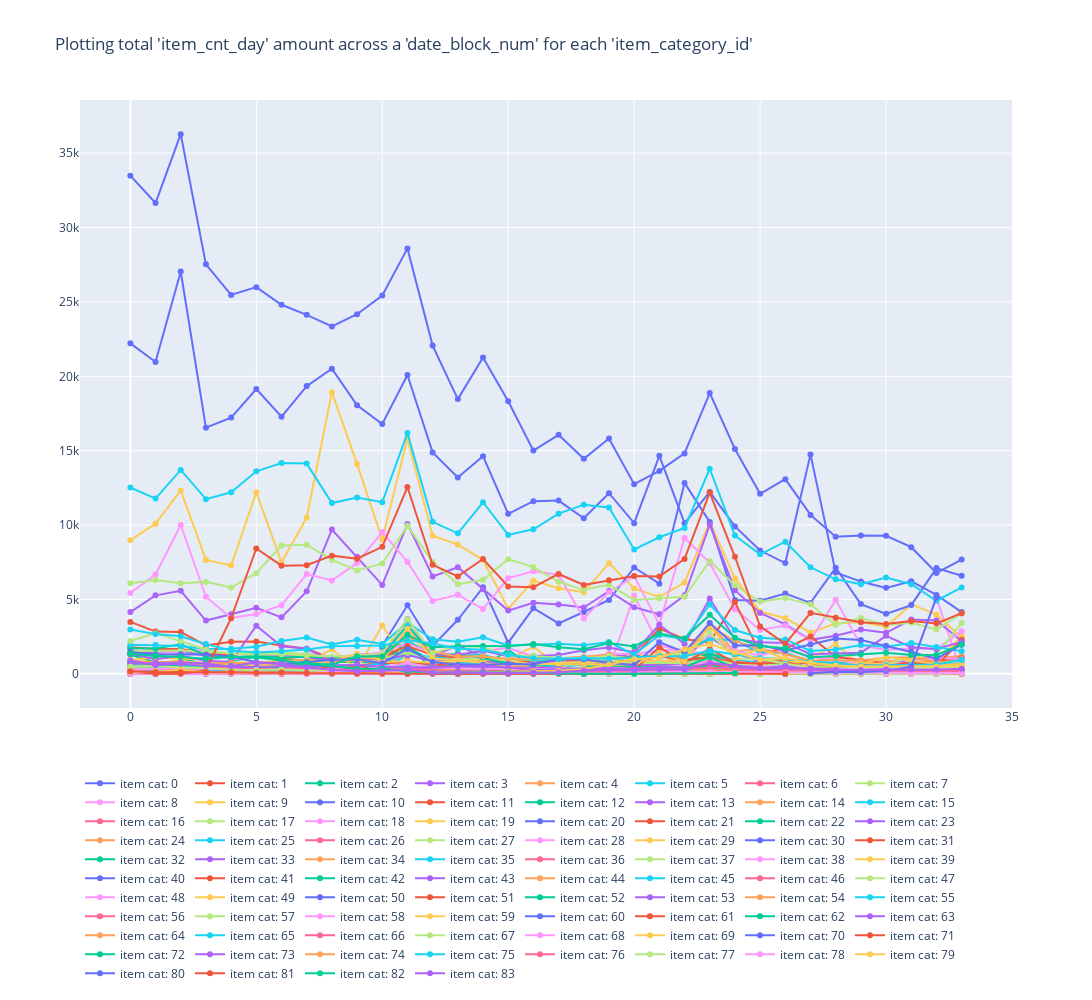

Source (notebook cell):
### Markdown cell above
### Plotting `item_cnt_day` vs `date_block_num` for each `item_category_id`

### Code cell
grouped_sales_train = pd.DataFrame(train.groupby(['item_category_id', 'date_block_num'])['item_cnt_day'].sum().reset_index())
fig = go.Figure()
for item_cat in grouped_sales_train['item_category_id'].unique():
        data = grouped_sales_train[grouped_sales_train['item_category_id'] == item_cat]
        fig.add_trace(go.Scatter(x=data['date_block_num'], y=data['item_cnt_day'],
                    mode='lines+markers',
                    name='item cat: '+ str(item_cat)))
fig.update_layout(legend_orientation="h", width=1600, height=1000, title="Plotting total 'item_cnt_day' amount across a 'date_block_num' for each 'item_category_id'")
fig.show()

### Figure 1 — Plotly figure (JSON) as saved in the notebook; plotly's stock layout.template omitted (floating-point values rounded to 4 significant figures)
{"data": [{"mode": "lines+markers", "name": "item cat: 0", "type": "scatter", "x": [0, 1, 3], "y": [1, 1, 1]}, {"mode": "lines+markers", "name": "item cat: 1", "type": "scatter", "x": [0, 1], "y": [1, 1]}, {"mode": "lines+markers", "name": "item cat: 2", "type": "scatter", "x": [0, 1, 2, 3, 4, 5, 6, 7, 8, 9, 10, 11, 12, 13, 14, 15, 16, 17, 18, 19, 20, 21, 22, 23, 24, 25, 26, 27, 28, 29, 30, 31, 32, 33], "y": [1390, 1190, 1025, 646, 596, 667, 618, 674, 792, 790, 759, 2192, 1339, 742, 645, 508, 444, 487, 351, 342, 355, 372, 357, 573, 370, 307, 229, 170, 146, 104, 114, 132, 89, 82]}, {"mode": "lines+markers", "name": "item cat: 3", "type": "scatter", "x": [0, 1, 2, 3, 4, 5, 6, 7, 8, 9, 10, 11, 12, 13, 14, 15, 16, 17, 18, 19, 20, 21, 22, 23, 24, 25, 26, 27, 28, 29, 30, 31, 32, 33], "y": [440, 302, 293, 202, 146, 150, 233, 300, 383, 391, 744, 3004, 1180, 1909, 1140, 669, 716, 855, 873, 1182, 1282, 1123, 1127, 2459, 1398, 834, 773, 746, 667, 559, 603, 975, 1090, 1059]}, {"mode": "lines+markers", "name": "item cat: 4", "type": "scatter", "x": [0, 1, 2, 3, 4, 5, 6, 7, 8, 9, 10, 11, 12, 13, 14, 15, 16, 17, 18, 19, 20, 21, 22, 23, 24, 25, 26, 27, 28, 29, 31], "y": [251, 220, 226, 160, 175, 176, 179, 140, 86, 89, 83, 112, 96, 46, 58, 35, 43, 54, 46, 35, 21, 27, 9, 20, 10, 2, 2, 2, 2, 1, 1]}, {"mode": "lines+markers", "name": "item cat: 5", "type": "scatter", "x": [0, 1, 2, 3, 4, 5, 6, 7, 8, 9, 10, 11, 12, 13, 14, 15, 16, 17, 18, 19, 20, 21, 22, 23, 24, 25, 26, 27, 28, 29, 30, 31, 32, 33], "y": [623, 358, 354, 275, 281, 329, 355, 299, 289, 257, 255, 650, 279, 245, 257, 183, 195, 174, 199, 201, 156, 121, 121, 276, 178, 85, 88, 67, 44, 51, 48, 45, 31, 44]}, {"mode": "lines+markers", "name": "item cat: 6", "type": "scatter", "x": [0, 1, 2, 3, 4, 5, 6, 7, 8, 9, 10, 11, 12, 13, 14, 15, 16, 17, 18, 19, 20, 21, 22, 23, 24, 25, 26, 27, 28, 29, 30, 31, 32, 33], "y": [870, 668, 646, 465, 441, 502, 622, 637, 729, 1016, 687, 1391, 1006, 722, 678, 507, 584, 700, 617, 661, 652, 642, 598, 1139, 700, 400, 334, 266, 274, 319, 243, 277, 237, 242]}, {"mode": "lines+markers", "name": "item cat: 7", "type": "scatter", "x": [20, 21, 22, 23, 24, 25, 26, 27, 28, 29, 30, 31, 32, 33], "y": [214, 402, 304, 1677, 639, 220, 269, 244, 217, 238, 178, 307, 244, 205]}, {"mode": "lines+markers", "name": "item cat: 8", "type": "scatter", "x": [18, 19, 20, 21, 27, 28, 29, 30, 31, 32, 33], "y": [116, 335, 5263, 1873, 45, 147, 117, 193, 483, 5128, -1]}, {"mode": "lines+markers", "name": "item cat: 9", "type": "scatter", "x": [0, 1, 2, 3, 4, 5, 6, 7, 8, 9, 10, 11, 12, 13, 14, 15, 16, 17, 18, 19, 20, 21, 22, 23, 24, 25, 26, 27, 28, 29, 30, 31, 32, 33], "y": [149, 159, 211, 138, 95, 124, 83, 124, 141, 253, 976, 362, 158, 419, 772, 399, 552, 192, 208, 200, 416, 356, 1398, 1129, 467, 480, 492, 1003, 2005, 528, 513, 276, 816, 2524]}, {"mode": "lines+markers", "name": "item cat: 10", "type": "scatter", "x": [3], "y": [1]}, {"mode": "lines+markers", "name": "item cat: 11", "type": "scatter", "x": [0, 1, 2, 3, 4, 5, 6, 7, 8, 9, 10, 11, 12, 13, 14, 15, 16, 17, 18, 19, 20, 21, 22, 23, 24, 25, 26, 27, 28, 29, 30, 31, 32, 33], "y": [375, 236, 249, 200, 150, 256, 293, 302, 450, 356, 215, 880, 487, 262, 238, 154, 133, 147, 119, 111, 78, 72, 91, 214, 95, 68, 42, 37, 29, 24, 19, 9, 6, 6]}, {"mode": "lines+markers", "name": "item cat: 12", "type": "scatter", "x": [10, 11, 12, 13, 14, 15, 16, 17, 18, 19, 20, 21, 22, 23, 24, 25, 26, 27, 28, 29, 30, 31, 32, 33], "y": [1764, 2002, 283, 1359, 654, 370, 341, 396, 394, 716, 514, 446, 754, 1422, 450, 226, 191, 87, 136, 185, 73, 124, 174, 169]}, {"mode": "lines+markers", "name": "item cat: 13", "type": "scatter", "x": [0, 1, 2, 3, 4, 5, 6, 7, 8, 9, 11, 14, 16, 17, 18], "y": [84, 80, 76, 34, 31, 27, 9, 5, 3, 2, 2, 1, 1, 1, 1]}, {"mode": "lines+markers", "name": "item cat: 14", "type": "scatter", "x": [0, 1, 2, 3, 4, 5, 6, 7, 8, 9, 10, 11, 12, 13, 14, 15, 16, 17, 18, 19, 20, 21, 22, 23, 24, 25, 26, 27, 28, 29, 30, 31, 32, 33], "y": [143, 107, 102, 61, 82, 92, 107, 100, 99, 96, 93, 447, 128, 91, 124, 117, 95, 77, 84, 95, 77, 72, 56, 301, 64, 51, 43, 24, 12, 6, 10, 2, 1, 3]}, {"mode": "lines+markers", "name": "item cat: 15", "type": "scatter", "x": [0, 1, 2, 3, 4, 5, 6, 7, 8, 9, 10, 11, 12, 13, 14, 15, 16, 17, 18, 19, 20, 21, 22, 23, 24, 25, 26, 27, 28, 29, 30, 31, 32, 33], "y": [268, 222, 198, 136, 123, 183, 178, 199, 249, 330, 267, 603, 339, 218, 156, 112, 156, 175, 153, 140, 132, 137, 142, 479, 248, 61, 52, 30, 43, 51, 46, 51, 60, 43]}, {"mode": "lines+markers", "name": "item cat: 16", "type": "scatter", "x": [18, 19, 20, 21, 22, 23, 24, 25, 26, 27, 28, 29, 30, 31, 32, 33], "y": [77, 120, 453, 192, 155, 1006, 293, 42, 72, 45, 56, 66, 43, 71, 70, 66]}, {"mode": "lines+markers", "name": "item cat: 17", "type": "scatter", "x": [11, 12, 13, 14, 15, 16, 17, 18, 19, 20, 21, 22, 23, 24, 25], "y": [68, 32, 36, 23, 12, 17, 20, 24, 26, 9, 14, 8, 3, 2, 1]}, {"mode": "lines+markers", "name": "item cat: 18", "type": "scatter", "x": [0, 1, 2, 6, 7, 27], "y": [3, 1, 2, 1, 1, 3]}, {"mode": "lines+markers", "name": "item cat: 19", "type": "scatter", "x": [0, 1, 2, 3, 4, 5, 6, 7, 8, 9, 10, 11, 12, 13, 14, 15, 16, 17, 18, 19, 20, 21, 22, 23, 24, 25, 26, 27, 28, 29, 30, 31, 32, 33], "y": [8983, 10095, 12327, 7656, 7280, 12206, 7497, 10488, 18932, 14113, 9030, 15818, 9282, 8687, 7665, 4369, 6260, 5752, 5491, 7439, 5736, 5173, 6134, 10210, 6413, 4189, 3737, 2779, 3392, 3487, 3178, 4667, 3979, 2443]}, {"mode": "lines+markers", "name": "item cat: 20", "type": "scatter", "x": [10, 11, 12, 13, 14, 15, 16, 17, 18, 19, 20, 21, 22, 23, 24, 25, 26, 27, 28, 29, 30, 31, 32, 33], "y": [1885, 4608, 1880, 3631, 5815, 2093, 4420, 3391, 4158, 4964, 7147, 6063, 12834, 10205, 4969, 4915, 5399, 4768, 7130, 4687, 4034, 4620, 7107, 6596]}, {"mode": "lines+markers", "name": "item cat: 21", "type": "scatter", "x": [0, 1, 2, 3, 4, 5, 6, 7, 8, 9, 10, 11, 12, 13, 14, 15, 16, 17, 18, 19, 20, 21, 22, 23, 24, 25, 26, 27, 28, 29, 30, 31, 32, 33], "y": [3492, 2838, 2820, 1908, 2152, 2179, 1898, 1682, 1031, 1005, 1015, 1674, 882, 629, 664, 483, 679, 847, 618, 564, 322, 388, 404, 701, 394, 325, 281, 170, 203, 208, 217, 201, 94, 98]}, {"mode": "lines+markers", "name": "item cat: 22", "type": "scatter", "x": [0, 1, 2, 3, 4, 5, 6, 7, 8, 9, 10, 11, 12, 13, 14, 15, 16, 17, 18, 19, 20, 21, 22, 23, 24, 25, 26, 27, 28, 29, 30, 31, 32, 33], "y": [1286, 788, 762, 560, 857, 1147, 983, 840, 1044, 821, 823, 1783, 878, 577, 655, 545, 748, 888, 851, 763, 450, 452, 451, 1376, 883, 603, 527, 354, 427, 536, 428, 414, 321, 302]}, {"mode": "lines+markers", "name": "item cat: 23", "type": "scatter", "x": [0, 1, 2, 3, 4, 5, 6, 7, 8, 9, 10, 11, 12, 13, 14, 15, 16, 17, 18, 19, 20, 21, 22, 23, 24, 25, 26, 27, 28, 29, 30, 31, 32, 33], "y": [4150, 5275, 5584, 3581, 4005, 4437, 3797, 5544, 9698, 7872, 5978, 10076, 6545, 7167, 5679, 4249, 4773, 4655, 4460, 5562, 4482, 4001, 5275, 10032, 5620, 4090, 3321, 2285, 2565, 2984, 2759, 3650, 3590, 2203]}, {"mode": "lines+markers", "name": "item cat: 24", "type": "scatter", "x": [20, 21, 22, 23, 24, 25, 26, 27, 28, 29, 30, 31, 32, 33], "y": [332, 740, 1078, 3307, 1497, 1692, 1356, 749, 1173, 877, 809, 1011, 1068, 1197]}, {"mode": "lines+markers", "name": "item cat: 25", "type": "scatter", "x": [0, 1, 2, 3, 4, 5, 6, 7, 8, 9, 10, 11, 12, 13, 14, 15, 16, 17, 18, 19, 20, 21, 22, 23, 24, 25, 26, 27, 28, 29, 30, 31, 32, 33], "y": [641, 475, 554, 538, 627, 602, 551, 718, 618, 480, 470, 1234, 1148, 749, 730, 849, 635, 460, 377, 435, 335, 294, 380, 1077, 885, 776, 575, 518, 394, 291, 256, 339, 258, 269]}, {"mode": "lines+markers", "name": "item cat: 26", "type": "scatter", "x": [23, 24, 25, 26, 27, 28, 29, 30, 31, 32, 33], "y": [5, 1, 4, 4, 3, 15, 26, 6, 9, 32, 9]}, {"mode": "lines+markers", "name": "item cat: 27", "type": "scatter", "x": [23, 24, 28, 31, 33], "y": [2, 3, 1, 1, 1]}, {"mode": "lines+markers", "name": "item cat: 28", "type": "scatter", "x": [0, 1, 2, 3, 4, 5, 6, 7, 8, 9, 10, 11, 12, 13, 14, 15, 16, 17, 18, 19, 20, 21, 22, 23, 24, 25, 26, 27, 28, 29, 30, 31, 32, 33], "y": [5435, 6676, 10003, 5183, 3750, 4022, 4616, 6705, 6275, 7456, 9529, 7523, 4901, 5310, 4355, 6433, 6900, 6664, 3716, 5486, 6563, 3309, 9130, 7457, 4348, 2953, 3244, 2255, 4973, 1919, 1609, 1722, 1677, 2857]}, {"mode": "lines+markers", "name": "item cat: 29", "type": "scatter", "x": [0, 1, 2, 3, 4, 5, 6, 7, 8, 9, 10, 11, 12, 13, 14, 15, 16, 17, 18, 19, 20, 21, 22, 23, 24, 25, 26, 27, 28, 29, 30, 31, 32, 33], "y": [308, 600, 982, 230, 738, 769, 368, 785, 1648, 328, 3245, 716, 237, 166, 461, 975, 1828, 525, 204, 264, 1533, 611, 1569, 945, 234, 119, 202, 291, 835, 152, 108, 36, 319, 165]}, {"mode": "lines+markers", "name": "item cat: 30", "type": "scatter", "x": [0, 1, 2, 3, 4, 5, 6, 7, 8, 9, 10, 11, 12, 13, 14, 15, 16, 17, 18, 19, 20, 21, 22, 23, 24, 25, 26, 27, 28, 29, 30, 31, 32, 33], "y": [22216, 20966, 27045, 16548, 17223, 19146, 17285, 19340, 20513, 18049, 16794, 20088, 14883, 13204, 14632, 10755, 11604, 11645, 10456, 12142, 10130, 14655, 10125, 12226, 9912, 8288, 7445, 14751, 6817, 6202, 5780, 6222, 5303, 4150]}, {"mode": "lines+markers", "name": "item cat: 31", "type": "scatter", "x": [4, 5, 6, 7, 8, 9, 10, 11, 12, 13, 14, 15, 16, 17, 18, 19, 20, 21, 22, 23, 24, 25, 26, 27, 28, 29, 30, 31, 32, 33], "y": [687, 523, 602, 544, 489, 552, 708, 796, 671, 506, 588, 621, 729, 850, 834, 967, 1202, 3035, 2346, 2101, 4824, 1394, 1679, 2506, 1138, 892, 688, 724, 856, 1056]}, {"mode": "lines+markers", "name": "item cat: 32", "type": "scatter", "x": [7, 8, 9, 10, 11, 12, 13, 14, 15, 16, 17, 18, 19, 20, 21, 22], "y": [85, 293, 355, 341, 725, 429, 530, 431, 1627, 353, 395, 357, 422, 433, 376, 276]}, {"mode": "lines+markers", "name": "item cat: 33", "type": "scatter", "x": [0, 1, 2, 3, 4, 5, 6, 7, 8, 9, 10, 11, 12, 13, 14, 15, 16, 17, 18, 19, 20, 21, 22, 23, 24, 25, 26, 27, 28, 29, 30, 31, 32, 33], "y": [291, 405, 343, 295, 238, 411, 337, 334, 299, 367, 313, 412, 323, 323, 400, 411, 394, 419, 274, 216, 99, 70, 29, 90, 34, 153, 176, 150, 168, 161, 166, 167, 154, 172]}, {"mode": "lines+markers", "name": "item cat: 34", "type": "scatter", "x": [18, 19, 20, 21, 22, 23, 24, 25, 26, 27, 28, 29, 30, 31, 32, 33], "y": [20, 225, 337, 476, 595, 925, 870, 559, 476, 313, 347, 358, 256, 280, 293, 265]}, {"mode": "lines+markers", "name": "item cat: 35", "type": "scatter", "x": [0, 1, 2, 3, 4, 5, 6, 7, 8, 9, 10, 11, 12, 13, 14, 15, 16, 17, 18, 19, 20, 21, 22, 23, 24, 25, 26, 27, 28, 29, 30, 31, 32, 33], "y": [422, 386, 592, 505, 528, 514, 458, 556, 629, 435, 729, 1431, 1019, 1295, 1301, 751, 902, 912, 743, 982, 1105, 1204, 1575, 2324, 2279, 1383, 1435, 824, 737, 651, 568, 712, 672, 685]}, {"mode": "lines+markers", "name": "item cat: 36", "type": "scatter", "x": [31, 32, 33], "y": [5, 9, 8]}, {"mode": "lines+markers", "name": "item cat: 37", "type": "scatter", "x": [0, 1, 2, 3, 4, 5, 6, 7, 8, 9, 10, 11, 12, 13, 14, 15, 16, 17, 18, 19, 20, 21, 22, 23, 24, 25, 26, 27, 28, 29, 30, 31, 32, 33], "y": [6094, 6307, 6088, 6181, 5802, 6763, 8623, 8680, 7659, 6950, 7420, 9959, 7511, 6019, 6322, 7704, 7177, 6189, 5647, 5992, 4971, 5074, 5185, 7582, 5959, 4847, 5098, 4670, 3288, 3756, 3291, 3426, 2989, 4061]}, {"mode": "lines+markers", "name": "item cat: 38", "type": "scatter", "x": [0, 1, 2, 3, 4, 5, 6, 7, 8, 9, 10, 11, 12, 13, 14, 15, 16, 17, 18, 19, 20, 21, 22, 23, 24, 25, 26, 27, 28, 29, 30, 31, 32, 33], "y": [1630, 1375, 1490, 1612, 954, 1195, 1236, 1384, 1129, 1241, 1449, 2052, 1410, 1238, 1531, 1755, 1145, 1011, 1106, 1342, 1328, 1578, 1589, 2629, 1545, 1232, 1622, 1148, 926, 640, 702, 723, 1102, 983]}, {"mode": "lines+markers", "name": "item cat: 39", "type": "scatter", "x": [8, 9, 10, 11, 12, 13, 14, 15, 16, 17, 18, 19, 20, 21, 22, 23, 24, 25, 27, 29], "y": [20, 24, 16, 23, 14, 19, 16, 212, 93, 64, 32, 33, 23, 29, 15, 8, 2, 1, 1, 1]}, {"mode": "lines+markers", "name": "item cat: 40", "type": "scatter", "x": [0, 1, 2, 3, 4, 5, 6, 7, 8, 9, 10, 11, 12, 13, 14, 15, 16, 17, 18, 19, 20, 21, 22, 23, 24, 25, 26, 27, 28, 29, 30, 31, 32, 33], "y": [33489, 31649, 36277, 27525, 25470, 25992, 24806, 24130, 23348, 24173, 25433, 28598, 22065, 18467, 21266, 18320, 15005, 16064, 14452, 15821, 12748, 13639, 14815, 18876, 15109, 12100, 13084, 10683, 9208, 9304, 9283, 8513, 6779, 7680]}, {"mode": "lines+markers", "name": "item cat: 41", "type": "scatter", "x": [0, 1, 2, 3, 4, 5, 6, 7, 8, 9, 10, 11, 12, 13, 14, 15, 16, 17, 18, 19, 20, 21, 22, 23, 24, 25, 26, 27, 28, 29, 30, 31, 32, 33], "y": [1789, 1670, 1667, 1390, 1282, 1430, 1045, 1169, 996, 1109, 1191, 1864, 1257, 1098, 779, 948, 765, 725, 1105, 953, 750, 1178, 935, 1094, 758, 733, 898, 658, 518, 454, 500, 435, 358, 309]}, {"mode": "lines+markers", "name": "item cat: 42", "type": "scatter", "x": [27, 28, 29, 30, 31, 32, 33], "y": [26, 754, 564, 474, 493, 710, 934]}, {"mode": "lines+markers", "name": "item cat: 43", "type": "scatter", "x": [0, 1, 2, 3, 4, 5, 6, 7, 8, 9, 10, 11, 12, 13, 14, 15, 16, 17, 18, 19, 20, 21, 22, 23, 24, 25, 26, 27, 28, 29, 30, 31, 32, 33], "y": [1352, 1508, 1561, 1206, 1105, 1192, 1270, 1116, 886, 986, 969, 1264, 853, 860, 831, 725, 731, 809, 803, 690, 552, 615, 614, 740, 500, 511, 449, 400, 304, 294, 287, 189, 188, 235]}, {"mode": "lines+markers", "name": "item cat: 44", "type": "scatter", "x": [4, 5, 6, 7, 8, 9, 10, 11, 12, 13, 14, 15, 16, 17, 18, 19, 20, 21, 22, 23, 24, 25, 26, 27, 28, 29, 30, 31, 32, 33], "y": [2, 4, 6, 4, 2, 15, 2, 2, 5, 6, 16, 4, 6, 5, 6, 2, 7, 3, 8, 4, 24, 6, 5, 10, 13, 11, 14, 10, 18, 32]}, {"mode": "lines+markers", "name": "item cat: 45", "type": "scatter", "x": [0, 1, 2, 3, 4, 5, 6, 7, 8, 9, 10, 11, 12, 13, 14, 15, 16, 17, 18, 19, 20, 21, 22, 23, 24, 25, 26, 27, 28, 29, 30, 31, 32, 33], "y": [333, 338, 323, 251, 178, 199, 226, 208, 147, 211, 185, 232, 151, 178, 148, 144, 129, 129, 128, 96, 121, 97, 136, 112, 112, 120, 113, 84, 60, 55, 78, 69, 69, 76]}, {"mode": "lines+markers", "name": "item cat: 46", "type": "scatter", "x": [0, 1, 4, 6, 10, 17, 18, 21, 23, 24], "y": [1, 1, 2, 3, 1, 1, 1, 2, 1, 2]}, {"mode": "lines+markers", "name": "item cat: 47", "type": "scatter", "x": [26, 27, 28, 29, 30, 31, 32, 33], "y": [18, 116, 86, 182, 630, 1136, 1287, 3421]}, {"mode": "lines+markers", "name": "item cat: 48", "type": "scatter", "x": [1, 4, 9, 10], "y": [3, 1, 1, 1]}, {"mode": "lines+markers", "name": "item cat: 49", "type": "scatter", "x": [0, 1, 2, 3, 4, 5, 6, 7, 8, 9, 10, 11, 12, 13, 14, 15, 16, 17, 18, 19, 20, 21, 22, 23, 24, 25, 26, 27, 28, 29, 30, 31, 32, 33], "y": [939, 1097, 1039, 956, 672, 687, 753, 685, 800, 917, 793, 850, 744, 861, 958, 914, 617, 746, 793, 742, 782, 903, 760, 786, 659, 724, 818, 801, 536, 699, 669, 571, 580, 639]}, {"mode": "lines+markers", "name": "item cat: 50", "type": "scatter", "x": [26], "y": [3]}, {"mode": "lines+markers", "name": "item cat: 51", "type": "scatter", "x": [18], "y": [1]}, {"mode": "lines+markers", "name": "item cat: 52", "type": "scatter", "x": [4], "y": [3]}, {"mode": "lines+markers", "name": "item cat: 53", "type": "scatter", "x": [9, 11, 13], "y": [1, 1, 1]}, {"mode": "lines+markers", "name": "item cat: 54", "type": "scatter", "x": [4, 5, 6, 7, 8, 9, 10, 11, 12, 13, 14, 15, 16, 17, 18, 19, 20, 21, 22, 23, 24, 25, 26, 27, 28, 29, 30, 31, 32, 33], "y": [31, 21, 32, 30, 51, 126, 142, 298, 210, 336, 288, 376, 256, 240, 264, 215, 289, 300, 305, 232, 282, 281, 325, 283, 240, 292, 276, 264, 271, 350]}, {"mode": "lines+markers", "name": "item cat: 55", "type": "scatter", "x": [0, 1, 2, 3, 4, 5, 6, 7, 8, 9, 10, 11, 12, 13, 14, 15, 16, 17, 18, 19, 20, 21, 22, 23, 24, 25, 26, 27, 28, 29, 30, 31, 32, 33], "y": [12527, 11782, 13705, 11739, 12208, 13616, 14168, 14131, 11480, 11852, 11541, 16186, 10216, 9442, 11533, 9336, 9714, 10769, 11371, 11180, 8364, 9179, 9809, 13786, 9291, 8036, 8881, 7162, 6353, 6017, 6474, 6022, 4913, 5808]}, {"mode": "lines+markers", "name": "item cat: 56", "type": "scatter", "x": [0, 1, 2, 3, 4, 5, 6, 7, 8, 9, 10, 11, 12, 13, 14, 15, 16, 17, 18, 19, 20, 21, 22, 23, 24, 25, 26, 27, 28, 29, 30, 31, 32, 33], "y": [268, 296, 296, 334, 255, 327, 320, 260, 232, 212, 246, 317, 189, 170, 189, 125, 153, 187, 176, 133, 139, 131, 484, 860, 253, 227, 205, 147, 85, 309, 162, 103, 312, 179]}, {"mode": "lines+markers", "name": "item cat: 57", "type": "scatter", "x": [0, 1, 2, 3, 4, 5, 6, 7, 8, 9, 10, 11, 12, 13, 14, 15, 16, 17, 18, 19, 20, 21, 22, 23, 24, 25, 26, 27, 28, 29, 30, 31, 32, 33], "y": [1539, 1540, 1564, 1446, 1393, 1400, 1445, 1316, 1124, 1080, 1054, 1425, 984, 960, 1071, 937, 978, 1025, 1013, 971, 702, 767, 697, 1003, 680, 628, 608, 512, 428, 443, 577, 531, 478, 364]}, {"mode": "lines+markers", "name": "item cat: 58", "type": "scatter", "x": [0, 1, 2, 3, 4, 5, 6, 7, 8, 9, 10, 11, 12, 13, 14, 15, 16, 17, 18, 19, 20, 21, 22, 23, 24, 25, 26, 27, 28, 29, 30, 31, 32, 33], "y": [287, 333, 377, 308, 345, 269, 356, 284, 320, 374, 444, 707, 451, 382, 326, 379, 303, 365, 362, 375, 437, 402, 583, 805, 533, 473, 506, 389, 299, 364, 378, 284, 380, 451]}, {"mode": "lines+markers", "name": "item cat: 59", "type": "scatter", "x": [0, 1, 2, 3, 4, 5, 6, 7, 8, 9, 10, 11, 12, 13, 14, 15, 16, 17, 18, 20, 21, 23, 24], "y": [701, 745, 850, 760, 622, 548, 510, 399, 296, 251, 248, 284, 141, 74, 47, 43, 47, 21, 17, 2, 2, 2, 1]}, {"mode": "lines+markers", "name": "item cat: 60", "type": "scatter", "x": [0, 1, 2, 3, 4, 5, 6, 7, 8, 9, 10, 11, 12, 13, 14, 15, 16, 17, 18, 19, 20, 21, 22, 23, 24, 25, 26, 27, 28, 29, 30, 31, 32, 33], "y": [85, 90, 67, 58, 63, 57, 64, 46, 42, 50, 51, 78, 62, 58, 31, 29, 44, 31, 43, 40, 47, 43, 29, 58, 26, 31, 37, 34, 14, 15, 21, 20, 21, 12]}, {"mode": "lines+markers", "name": "item cat: 61", "type": "scatter", "x": [0, 1, 2, 3, 4, 5, 6, 7, 8, 9, 10, 11, 12, 13, 14, 15, 16, 17, 18, 19, 20, 21, 22, 23, 24, 25, 26, 27, 28, 29, 30, 31, 32, 33], "y": [108, 144, 111, 55, 46, 14, 17, 19, 16, 605, 82, 135, 169, 121, 119, 94, 106, 208, 352, 317, 273, 1784, 774, 1670, 744, 703, 780, 446, 447, 605, 516, 786, 554, 2290]}, {"mode": "lines+markers", "name": "item cat: 62", "type": "scatter", "x": [0, 1, 2, 3, 4, 5, 6, 7, 8, 9, 10, 11, 12, 13, 14, 15, 16, 17, 18, 19, 20, 21, 22, 23, 24, 25, 26, 27, 28, 29, 30, 31, 32, 33], "y": [1724, 1710, 1990, 1262, 1133, 1202, 1091, 1145, 1071, 1172, 1209, 3284, 1291, 1324, 1061, 677, 615, 641, 616, 562, 457, 469, 449, 1121, 379, 361, 242, 139, 102, 97, 113, 82, 79, 73]}, {"mode": "lines+markers", "name": "item cat: 63", "type": "scatter", "x": [0, 1, 2, 3, 4, 5, 6, 7, 8, 9, 10, 11, 12, 13, 14, 15, 16, 17, 18, 19, 20, 21, 22, 23, 24, 25, 26, 27, 28, 29, 30, 31, 32, 33], "y": [1367, 981, 1209, 882, 797, 3236, 1857, 1688, 847, 1297, 1264, 3683, 1295, 1281, 1546, 1186, 1193, 1267, 1586, 1769, 1446, 3300, 2006, 5064, 2330, 2130, 2076, 1316, 1370, 1425, 2555, 1788, 1670, 2149]}, {"mode": "lines+markers", "name": "item cat: 64", "type": "scatter", "x": [0, 1, 2, 3, 4, 5, 6, 7, 8, 9, 10, 11, 12, 13, 14, 15, 16, 17, 18, 19, 20, 21, 22, 23, 24, 25, 26, 27, 28, 29, 30, 31, 32, 33], "y": [877, 790, 817, 668, 722, 739, 864, 942, 743, 977, 1095, 2551, 1486, 1162, 1182, 1003, 1010, 1042, 1143, 1290, 920, 1151, 1268, 3163, 2211, 1655, 1328, 894, 906, 897, 1076, 1114, 801, 870]}, {"mode": "lines+markers", "name": "item cat: 65", "type": "scatter", "x": [0, 1, 2, 3, 4, 5, 6, 7, 8, 9, 10, 11, 12, 13, 14, 15, 16, 17, 18, 19, 20, 21, 22, 23, 24, 25, 26, 27, 28, 29, 30, 31, 32, 33], "y": [1955, 1935, 1864, 1675, 1689, 1820, 2204, 2446, 1980, 2285, 2008, 3441, 2327, 2157, 2454, 1906, 1941, 2017, 1927, 2138, 1297, 2608, 2331, 4659, 2941, 2428, 2316, 1540, 1635, 1941, 1817, 2068, 1809, 1518]}, {"mode": "lines+markers", "name": "item cat: 66", "type": "scatter", "x": [0, 1, 2, 3, 4, 5, 6, 7, 8, 9, 10, 11, 12, 13, 14, 15, 16, 17, 18, 19], "y": [759, 680, 711, 482, 429, 383, 425, 369, 255, 325, 245, 325, 249, 124, 59, 51, 12, 15, 7, 5]}, {"mode": "lines+markers", "name": "item cat: 67", "type": "scatter", "x": [0, 1, 2, 3, 4, 5, 6, 7, 8, 9, 10, 11, 12, 13, 14, 15, 16, 17, 18, 19, 20, 21, 22, 23, 24, 25, 26, 27, 28, 29, 30, 31, 32, 33], "y": [2205, 2720, 2199, 1615, 1327, 1294, 1315, 1248, 1161, 1213, 1373, 3670, 1390, 1882, 1798, 1223, 1204, 1071, 1059, 1189, 1022, 1224, 1328, 2778, 1024, 1003, 674, 458, 512, 417, 474, 409, 398, 426]}, {"mode": "lines+markers", "name": "item cat: 68", "type": "scatter", "x": [0, 1, 2, 3, 4, 5, 6, 7, 8, 9, 10, 11, 12], "y": [4, 8, 21, 8, 8, 7, 15, 9, 9, 11, 13, 15, 1]}, {"mode": "lines+markers", "name": "item cat: 69", "type": "scatter", "x": [0, 1, 2, 3, 4, 5, 6, 7, 8, 9, 10, 11, 12, 13, 14, 15, 16, 17, 18, 19, 20, 21, 22, 23, 24, 25, 26, 27, 28, 29, 30, 31, 32, 33], "y": [480, 503, 694, 545, 491, 515, 631, 665, 873, 1352, 920, 3025, 1036, 887, 750, 524, 662, 654, 616, 603, 591, 1423, 845, 3253, 1123, 1681, 981, 704, 630, 660, 1124, 901, 665, 888]}, {"mode": "lines+markers", "name": "item cat: 70", "type": "scatter", "x": [0, 1, 2, 3, 4, 5, 6, 7, 8, 9, 10, 11, 12, 13, 14, 15, 16, 17, 18, 19, 20, 21, 22, 23, 24, 25, 26, 27, 28, 29, 30, 31, 32, 33], "y": [1465, 1296, 1315, 1293, 1164, 779, 679, 786, 948, 984, 706, 1672, 790, 611, 615, 659, 635, 1013, 977, 731, 587, 2124, 1457, 3425, 1909, 1925, 1569, 1966, 2369, 2273, 1890, 1471, 1024, 1960]}, {"mode": "lines+markers", "name": "item cat: 71", "type": "scatter", "x": [0, 1, 2, 3, 4, 5, 6, 7, 8, 9, 10, 11, 12, 13, 14, 15, 16, 17, 18, 19, 20, 21, 22, 23, 24, 25, 26, 27, 28, 29, 30, 31, 32, 33], "y": [149, 11, 6, 256, 3738, 8426, 7269, 7296, 7945, 7738, 8537, 12557, 7329, 6547, 7717, 5875, 5822, 6712, 5976, 6286, 6571, 6547, 7721, 12185, 7869, 3189, 2020, 4097, 3768, 3473, 3347, 3551, 3390, 4078]}, {"mode": "lines+markers", "name": "item cat: 72", "type": "scatter", "x": [0, 1, 2, 3, 4, 5, 6, 7, 8, 9, 10, 11, 12, 13, 14, 15, 16, 17, 18, 19, 20, 21, 22, 23, 24, 25, 26, 27, 28, 29, 30, 31, 32, 33], "y": [802, 591, 608, 503, 539, 450, 468, 717, 611, 1187, 1166, 2620, 1785, 1860, 1866, 1850, 2012, 1789, 1649, 2074, 1838, 2708, 2378, 3971, 2432, 1875, 1714, 1122, 1195, 1323, 1411, 1273, 1258, 1976]}, {"mode": "lines+markers", "name": "item cat: 73", "type": "scatter", "x": [0, 1, 2, 3, 4, 5, 6, 7, 8, 9, 10, 11, 12, 13, 14, 15, 16, 17, 18, 19, 20, 21, 22, 23, 24, 25, 26, 27, 28, 29, 30, 31, 32, 33], "y": [677, 744, 764, 712, 460, 462, 506, 488, 536, 607, 468, 419, 466, 489, 507, 433, 265, 305, 348, 371, 338, 443, 402, 379, 348, 357, 333, 380, 257, 266, 289, 231, 260, 263]}, {"mode": "lines+markers", "name": "item cat: 74", "type": "scatter", "x": [20, 21, 22, 23, 24, 25, 26, 27, 28, 30, 31, 32, 33], "y": [9, 7, 12, 8, 2, 1, 1, 1, 7, 4, 1, 3, 3]}, {"mode": "lines+markers", "name": "item cat: 75", "type": "scatter", "x": [0, 1, 2, 3, 4, 5, 6, 7, 8, 9, 10, 11, 12, 13, 14, 15, 16, 17, 18, 19, 20, 21, 22, 23, 24, 25, 26, 27, 28, 29, 30, 31, 32, 33], "y": [2980, 2670, 2523, 1998, 1568, 1442, 1519, 1639, 1846, 1873, 1912, 2252, 2034, 1687, 1620, 1278, 1046, 1018, 1062, 1009, 1122, 1182, 1183, 1547, 1324, 1063, 976, 824, 713, 560, 584, 618, 623, 929]}, {"mode": "lines+markers", "name": "item cat: 76", "type": "scatter", "x": [4, 5, 6, 7, 8, 9, 10, 11, 12, 13, 14, 15, 16, 17, 18, 19, 20, 21, 22, 23, 24, 25, 26, 27, 28, 29, 30, 31, 32, 33], "y": [95, 98, 100, 105, 121, 112, 186, 189, 184, 121, 161, 164, 155, 165, 218, 254, 267, 293, 310, 407, 313, 210, 202, 197, 143, 156, 185, 169, 183, 184]}, {"mode": "lines+markers", "name": "item cat: 77", "type": "scatter", "x": [0, 1, 2, 3, 4, 5, 6, 7, 8, 9, 10, 11, 12, 13, 14, 15, 16, 17, 18, 19, 20, 21, 22, 23, 24, 25, 26, 27, 28, 29, 30, 31, 32, 33], "y": [481, 519, 431, 394, 272, 256, 291, 233, 131, 119, 140, 120, 82, 54, 56, 64, 41, 18, 9, 2, 8, 9, 6, 13, 8, 7, 31, 5, 5, 10, 15, 3, 3, 64]}, {"mode": "lines+markers", "name": "item cat: 78", "type": "scatter", "x": [4, 5, 6, 7, 8, 9, 10, 11, 12, 13, 14, 15, 16, 17, 18, 19, 20, 21, 22, 23, 24, 25, 26, 27, 28, 29, 30, 31, 32, 33], "y": [37, 82, 55, 36, 149, 111, 190, 98, 80, 98, 51, 106, 77, 95, 41, 68, 138, 115, 148, 115, 110, 96, 77, 64, 54, 57, 36, 30, 73, 64]}, {"mode": "lines+markers", "name": "item cat: 79", "type": "scatter", "x": [0, 1, 2, 3, 4, 5, 6, 7, 8, 9, 10, 11, 12, 13, 14, 15, 16, 17, 18, 19, 20, 21, 22, 23, 24, 25, 26, 27, 28, 29, 30, 31, 32, 33], "y": [145, 128, 275, 94, 83, 64, 64, 67, 52, 57, 49, 92, 61, 69, 77, 142, 167, 206, 323, 620, 986, 1088, 1651, 2002, 1454, 962, 1056, 744, 558, 499, 497, 486, 491, 521]}, {"mode": "lines+markers", "name": "item cat: 80", "type": "scatter", "x": [27, 28, 29, 30, 31, 32], "y": [45, 147, 117, 195, 483, 5149]}, {"mode": "lines+markers", "name": "item cat: 81", "type": "scatter", "x": [0, 1, 2, 3, 4, 5, 6, 7, 8, 9, 10, 11, 12, 13, 14, 15, 16, 18, 26], "y": [177, 111, 106, 115, 113, 75, 98, 48, 32, 26, 19, 9, 10, 8, 7, 2, 7, 1, 1]}, {"mode": "lines+markers", "name": "item cat: 82", "type": "scatter", "x": [0, 1, 2, 3, 4, 5, 6, 7, 8, 9, 10, 11, 12, 13, 14, 15, 16, 17, 18, 20, 24], "y": [1374, 1192, 1125, 1021, 1139, 1114, 889, 657, 506, 336, 336, 178, 96, 107, 114, 95, 80, 26, 1, 1, 50]}, {"mode": "lines+markers", "name": "item cat: 83", "type": "scatter", "x": [0, 1, 2, 3, 4, 5, 6, 7, 8, 9, 10, 11, 12, 13, 14, 15, 16, 17, 18, 19, 20, 21, 22, 23, 24, 25, 26, 27, 28, 29, 30, 31, 32, 33], "y": [894, 574, 675, 523, 527, 761, 676, 444, 278, 168, 202, 270, 70, 106, 63, 46, 75, 105, 228, 253, 247, 309, 291, 736, 584, 382, 523, 276, 272, 258, 298, 293, 277, 348]}], "layout": {"height": 1000, "legend": {"orientation": "h"}, "title": {"text": "Plotting total 'item_cnt_day' amount across a 'date_block_num' for each 'item_category_id'"}, "width": 1600}}
